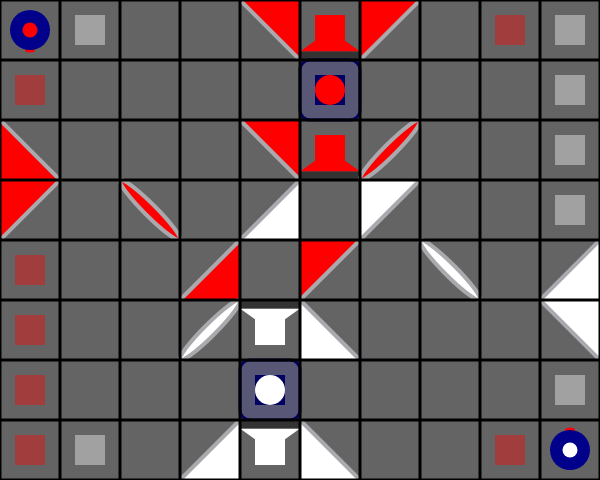
Frame 1 (no input)
Frame 60 (no input): identical to frame 1, image omitted
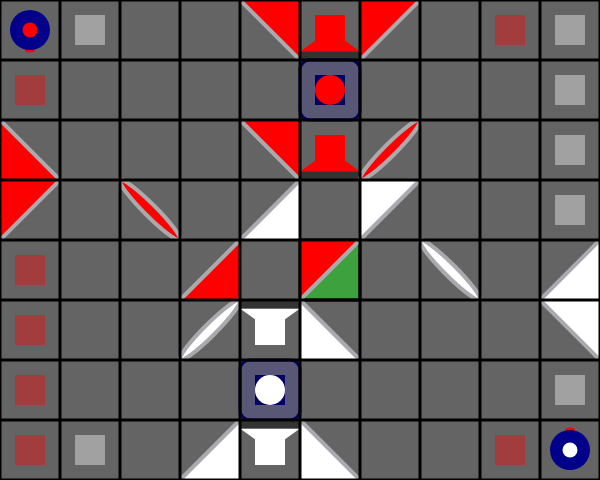
Frame 120 (the mouse pressed at the canvas centre since frame 60)

The p5.js sketch that drew these frames (run headless with seeded random() and noise() and a simulated clock; from frame 60 on, the mouse is pressed at the canvas centre):

// p5.js sketch
// ── sketch.js
var board,
  turnRed,
  tempOrient,
  l,
  peice,
  tempLoc,
  time = [[], []];
const scl = 60;

function setup(c) {
  createCanvas(scl * 10, scl * 8);
  let conf;
  if (c) {
    conf = c;
  } else {
    conf = grail;
  }
  board = null;
  turnRed = true;
  tempOrient = null;
  l = null;
  peice = null;
  tempLoc = null;
  board = read(conf);
  //double check
  stroke(0);
  noFill();
  strokeWeight(3);
}

function draw() {
  background(100);
  if (keyIsDown(32) && l) {
    showLaser();
  }
  if (peice) {
    push();
    fill(0, 255, 0, 100);
    square(peice[0] * scl, peice[1] * scl, scl);
    pop();
  }
  board.forEach((row, y) => {
    row.forEach((e, x) => {
      if ((x == 0 && y == 0) || (x == 9 && y == 7)) {
        let o;
        if (peice && tempOrient != null)
          o = x == peice[0] && y == peice[1] ? tempOrient : e;
        else o = e;
        push();
        translate(x * scl + scl / 2, y * scl + scl / 2);
        switch (o) {
          case 0:
            rotate(PI / 2 - PI * (x == 9));
            break;
          case 1:
            rotate(PI * (x == 9));
            break;
        }
        //draw emitter
        noStroke();
        fill(255, 0, 0);
        ellipse((scl - scl / 3) / 2, 0, 5, 10);
        fill(0, 0, 139);
        circle(0, 0, scl - scl / 3);
        fill(255, 255 * (x == 9), 255 * (x == 9));
        circle(0, 0, scl / 4);
        pop();
      } else if (e != "") {
        push();
        let t;
        if (tempOrient != null) t = (x == peice[0] && y == peice[1]) * 1;
        else if (tempLoc) {
          if (tempLoc.length == 2) t = (x == peice[0] && y == peice[1]) * 1;
          else {
            t =
              ((x == tempLoc[0] && y == tempLoc[1]) ||
                (x == peice[0] && y == peice[1])) * 1;
          }
        } else t = 0;
        t = map(t, 0, 1, 255, 150);
        translate(x * scl + scl / 2, y * scl + scl / 2);
        if (e[1] == "r") fill(255, 0, 0, t);
        else fill(255, t);
        noStroke();
        switch (e[0]) {
          case "d":
            // deflector
            rotate((e[2] * PI) / 2);
            triangle(scl / 2, -scl / 2, -scl / 2, -scl / 2, -scl / 2, scl / 2);
            stroke("#aaa9ad");
            strokeWeight(4);
            line(scl / 2, -scl / 2, -scl / 2, scl / 2);
            break;
          case "D":
            // defender
            rectMode(CENTER);
            square(0, 0, (3 * scl) / 6);
            switch (e[2]) {
              case "r":
                rotate(PI / 2);
                break;
              case "d":
                rotate(PI);
                break;
              case "l":
                rotate((3 * PI) / 2);
                break;
            }
            //default case is 'u' which requires no turning
            triangle(0, 0, -scl / 2, (-5 * scl) / 14, scl / 2, (-5 * scl) / 14); // -1/2+1/7 = -5/14
            rectMode(CORNER);
            fill(51);
            rect(-scl / 2, -scl / 2, scl, scl / 7);
            break;
          case "s":
            rotate(-PI / 4 + ((e[2] == "b") * PI) / 2);
            stroke(170, 169, 173);
            strokeWeight(4);
            ellipse(0, 0, scl / 5, scl * Math.sqrt(2));
            break;
          case "K":
            stroke(0, 0, 100);
            fill(0, 0, 255, 30);
            strokeWeight(3);
            square(-scl / 2, -scl / 2, scl, 10);
            rectMode(CENTER);
            noStroke();
            fill(0, 0, 100);
            square(0, 0, scl / 2);
            if (e[1] == "w") fill(255, t + 50);
            else fill(255, 0, 0, t + 50);
            circle(0, 0, scl / 2);
            break;
        }
        pop();
      } else {
        push();
        rectMode(CENTER);
        noStroke();
        switch (def_brd[y][x]) {
          case 1:
            fill(255, 0, 0, 100);
            square(x * scl + scl / 2, y * scl + scl / 2, scl / 2);
            break;
          case 2:
            fill(255, 100);
            square(x * scl + scl / 2, y * scl + scl / 2, scl / 2);
            break;
        }
        pop();
      }
    });
  });
  if (tempLoc) {
    push();
    let x = tempLoc[0],
      y = tempLoc[1],
      e = board[peice[1]][peice[0]];
    translate(x * scl + scl / 2, y * scl + scl / 2);
    if (e[1] == "r") {
      fill(255, 0, 0);
    } else fill(255);
    noStroke();
    switch (e[0]) {
      case "d":
        // deflector
        rotate((e[2] * PI) / 2);
        triangle(scl / 2, -scl / 2, -scl / 2, -scl / 2, -scl / 2, scl / 2);
        stroke("#aaa9ad");
        strokeWeight(4);
        line(scl / 2, -scl / 2, -scl / 2, scl / 2);
        break;
      case "D":
        // defender
        rectMode(CENTER);
        square(0, 0, (3 * scl) / 6);
        switch (e[2]) {
          case "r":
            rotate(PI / 2);
            break;
          case "d":
            rotate(PI);
            break;
          case "l":
            rotate((3 * PI) / 2);
            break;
        }
        //default case is 'u' which requires no turning
        triangle(0, 0, -scl / 2, (-5 * scl) / 14, scl / 2, (-5 * scl) / 14); // -1/2+1/7 = -5/14
        rectMode(CORNER);
        fill(51);
        rect(-scl / 2, -scl / 2, scl, scl / 7);
        break;
      case "s":
        rotate(-PI / 4 + ((e[2] == "b") * PI) / 2);
        stroke(170, 169, 173);
        strokeWeight(4);
        ellipse(0, 0, scl / 5, scl * Math.sqrt(2));
        break;
      case "K":
        stroke(0, 0, 100);
        fill(0, 0, 255, 30);
        strokeWeight(3);
        square(-scl / 2, -scl / 2, scl, 10);
        // rectMode(CORNERS)
        // rect()
        rectMode(CENTER);
        noStroke();
        fill(0, 0, 100);
        square(0, 0, scl / 2);
        if (e[1] == "w") fill(255);
        else fill(255, 0, 0);
        circle(0, 0, scl / 2);
        break;
    }
    pop();
    if (tempLoc[2]) {
      push();
      let x = peice[0],
        y = peice[1],
        e = board[tempLoc[1]][tempLoc[0]];
      translate(x * scl + scl / 2, y * scl + scl / 2);
      if (e[1] == "r") {
        fill(255, 0, 0);
      } else fill(255);
      noStroke();
      switch (e[0]) {
        case "d":
          // deflector
          rotate((e[2] * PI) / 2);
          triangle(scl / 2, -scl / 2, -scl / 2, -scl / 2, -scl / 2, scl / 2);
          stroke("#aaa9ad");
          strokeWeight(4);
          line(scl / 2, -scl / 2, -scl / 2, scl / 2);
          break;
        case "D":
          // defender
          rectMode(CENTER);
          square(0, 0, (3 * scl) / 6);
          switch (e[2]) {
            case "r":
              rotate(PI / 2);
              break;
            case "d":
              rotate(PI);
              break;
            case "l":
              rotate((3 * PI) / 2);
              break;
          }
          //default case is 'u' which requires no turning
          triangle(0, 0, -scl / 2, (-5 * scl) / 14, scl / 2, (-5 * scl) / 14); // -1/2+1/7 = -5/14
          rectMode(CORNER);
          fill(51);
          rect(-scl / 2, -scl / 2, scl, scl / 7);
          break;
        case "s":
          rotate(-PI / 4 + ((e[2] == "b") * PI) / 2);
          stroke(170, 169, 173);
          strokeWeight(4);
          ellipse(0, 0, scl / 5, scl * Math.sqrt(2));
          break;
        case "K":
          stroke(0, 0, 100);
          fill(0, 0, 255, 30);
          strokeWeight(3);
          square(-scl / 2, -scl / 2, scl, 10);
          // rectMode(CORNERS)
          // rect()
          rectMode(CENTER);
          noStroke();
          fill(0, 0, 100);
          square(0, 0, scl / 2);
          if (e[1] == "w") fill(255);
          else fill(255, 0, 0);
          circle(0, 0, scl / 2);
          break;
      }
      pop();
    }
  } else if (tempOrient != null) {
    push();
    let x = peice[0],
      y = peice[1],
      e = board[y][x],
      o = tempOrient;
    translate(x * scl + scl / 2, y * scl + scl / 2);
    if (e[1] == "r") {
      fill(255, 0, 0);
    } else fill(255);
    noStroke();
    switch (e[0]) {
      case "d":
        // deflector
        rotate((tempOrient * PI) / 2);
        triangle(scl / 2, -scl / 2, -scl / 2, -scl / 2, -scl / 2, scl / 2);
        stroke("#aaa9ad");
        strokeWeight(4);
        line(scl / 2, -scl / 2, -scl / 2, scl / 2);
        break;
      case "D":
        // defender
        rectMode(CENTER);
        square(0, 0, (3 * scl) / 6);
        switch (tempOrient) {
          case "r":
            rotate(PI / 2);
            break;
          case "d":
            rotate(PI);
            break;
          case "l":
            rotate((3 * PI) / 2);
            break;
        }
        //default case is 'u' which requires no turning
        triangle(0, 0, -scl / 2, (-5 * scl) / 14, scl / 2, (-5 * scl) / 14); // -1/2+1/7 = -5/14
        rectMode(CORNER);
        fill(51);
        rect(-scl / 2, -scl / 2, scl, scl / 7);
        break;
      case "s":
        rotate(-PI / 4 + ((tempOrient == "b") * PI) / 2);
        stroke(170, 169, 173);
        strokeWeight(4);
        ellipse(0, 0, scl / 5, scl * Math.sqrt(2));
    }
    pop();
  }
  for (let x = 0; x < 11; x++) {
    line(x * scl, 0, x * scl, height);
  }
  for (let y = 0; y < 9; y++) {
    line(0, y * scl, width, y * scl);
  }

  // noLoop()
}

function showLaser() {
  push();
  stroke(255, 0, 0, 200);
  strokeWeight(10);
  let p = l[0][0];
  for (let i = 1; i < l[0].length; i++) {
    let c = p;
    let x1 = p[0] * scl + scl / 2,
      y1 = p[1] * scl + scl / 2,
      x2 = l[0][i][0] * scl + scl / 2,
      y2 = l[0][i][1] * scl + scl / 2;
    line(x1, y1, x2, y2);
    p = l[0][i];
  }
  pop();
}

function emit() {
  let path = turnRed ? [[0, 0]] : [[9, 7]],
    x = turnRed ? 0 : 9,
    y = turnRed ? 0 : 7,
    d = turnRed ? board[0][0] : board[7][9] + 2;
  for (;;) {
    switch (d) {
      case 0:
        y += 1;
        break;
      case 1:
        x += 1;
        break;
      case 2:
        y -= 1;
        break;
      case 3:
        x -= 1;
        break;
    }
    if (y >= 8 || x >= 10 || y < 0 || x < 0) {
      switch (d) {
        case 0:
          y += 1;
          break;
        case 1:
          x += 1;
          break;
        case 2:
          y -= 1;
          break;
        case 3:
          x -= 1;
          break;
      }
      path.push([x, y]);
      return [path, false];
    }
    if (board[y][x] != "" && typeof board[y][x] == "string") {
      let e = board[y][x];
      path.push([x, y]);
      switch (e[0]) {
        case "d":
          let o = e[2];
          switch (d) {
            case 0:
              if (o == 3) d = 1;
              else if (o == 2) d = 3;
              else return [path, true];
              break;
            case 1:
              if (o == 1) d = 0;
              else if (o == 2) d = 2;
              else return [path, true];
              break;
            case 2:
              if (o == 0) d = 1;
              else if (o == 1) d = 3;
              else return [path, true];
              break;
            case 3:
              if (o == 3) d = 2;
              else if (o == 0) d = 0;
              else return [path, true];
              break;
          }
          break;
        case "s":
          if (e[2] == "a") {
            switch (d) {
              case 0:
                d = 1;
                break;
              case 1:
                d = 0;
                break;
              case 2:
                d = 3;
                break;
              case 3:
                d = 2;
                break;
            }
          } else {
            switch (d) {
              case 0:
                d = 3;
                break;
              case 1:
                d = 2;
                break;
              case 2:
                d = 1;
                break;
              case 3:
                d = 0;
                break;
            }
          }
          break;
        case "D":
          switch (e[2]) {
            case "u":
              if (d == 0) return [path, false];
              else return [path, true];
            case "r":
              if (d == 3) return [path, false];
              else return [path, true];
            case "d":
              if (d == 2) return [path, false];
              else return [path, true];
            case "l":
              if (d == 1) return [path, false];
              else return [path, true];
          }
          break;
        case "K":
          return [path, true];
      }
    }
  }
}

function keyPressed() {
  switch (keyCode) {
    case 32:
      if (tempLoc) {
        if (tempLoc.length == 2) {
          let e = board[peice[1]][peice[0]];
          board[tempLoc[1]][tempLoc[0]] = e;
          board[peice[1]][peice[0]] = "";
        } else {
          let e = board[peice[1]][peice[0]];
          board[peice[1]][peice[0]] = board[tempLoc[1]][tempLoc[0]];
          board[tempLoc[1]][tempLoc[0]] = e;
        }
        peice = null;
        tempLoc = null;
        l = emit();
      } else if (tempOrient != null) {
        if (
          (peice[0] == 0 && peice[1] == 0) ||
          (peice[0] == 9 && peice[1] == 7)
        ) {
          if (tempOrient != board[peice[1]][peice[0]]) {
            board[peice[1]][peice[0]] = tempOrient;
            tempOrient = null;
            peice = null;
            l = emit();
          }
          return;
        }
        if (!canOrient()) {
          return;
        }
        let e = board[peice[1]][peice[0]];
        board[peice[1]][peice[0]] = e[0] + e[1] + tempOrient;
        tempOrient = null;
        peice = null;
        l = emit();
      }
      break;
    case 38:
      if (peice) {
        let e = board[peice[1]][peice[0]];
        if (
          (peice[1] == 0 && peice[0] == 0 && turnRed) ||
          (peice[0] == 9 && peice[1] == 7 && !turnRed)
        ) {
          if (tempOrient == null) tempOrient = e;
          if (tempOrient) tempOrient = 0;
          else tempOrient = 1;
          return;
        }
        if (!turn(e[1]) || e[0] == "K") return;
        tempLoc = null;
        if (e == "") return;
        switch (e[0]) {
          case "d":
            //deflector
            if (tempOrient != null) {
              tempOrient += 1;
              if (tempOrient == 4) {
                tempOrient = 0;
              }
            } else {
              tempOrient = int(e[2]) + 1;
              if (tempOrient == 4) {
                tempOrient = 0;
              }
            }
            break;
          case "D":
            //defender
            let o = tempOrient == null ? e[2] : tempOrient;
            switch (o) {
              case "u":
                tempOrient = "r";
                break;
              case "r":
                tempOrient = "d";
                break;
              case "d":
                tempOrient = "l";
                break;
              case "l":
                tempOrient = "u";
                break;
            }
            break;
          case "s":
            if (tempOrient == null) tempOrient = e[2];
            if (tempOrient == "a") tempOrient = "b";
            else tempOrient = "a";
            break;
        }
      }
      break;
    case 39:
      if (peice) {
        let e = board[peice[1]][peice[0]];
        if (
          (peice[1] == 0 && peice[0] == 0 && turnRed) ||
          (peice[0] == 9 && peice[1] == 7 && !turnRed)
        ) {
          if (tempOrient == null) tempOrient = e;
          if (tempOrient) tempOrient = 0;
          else tempOrient = 1;
          return;
        }
        if (!turn(e[1]) || e[0] == "K") return;
        tempLoc = null;
        if (e == "") return;
        switch (e[0]) {
          case "d":
            //deflector
            if (tempOrient != null) {
              tempOrient += 1;
              if (tempOrient == 4) {
                tempOrient = 0;
              }
            } else {
              tempOrient = int(e[2]) + 1;
              if (tempOrient == 4) {
                tempOrient = 0;
              }
            }
            break;
          case "D":
            //defender
            let o = tempOrient == null ? e[2] : tempOrient;
            switch (o) {
              case "u":
                tempOrient = "r";
                break;
              case "r":
                tempOrient = "d";
                break;
              case "d":
                tempOrient = "l";
                break;
              case "l":
                tempOrient = "u";
                break;
            }
            break;
          case "s":
            if (tempOrient == null) tempOrient = e[2];
            if (tempOrient == "a") tempOrient = "b";
            else tempOrient = "a";
            break;
        }
      }
      break;
    case 40:
      if (peice) {
        let e = board[peice[1]][peice[0]];
        if (
          (peice[1] == 0 && peice[0] == 0 && turnRed) ||
          (peice[0] == 9 && peice[1] == 7 && !turnRed)
        ) {
          if (tempOrient == null) tempOrient = e;
          if (tempOrient) tempOrient = 0;
          else tempOrient = 1;
          return;
        }
        if (!turn(e[1]) || e[0] == "K") return;
        tempLoc = null;
        if (e == "") return;
        switch (e[0]) {
          case "d":
            //deflector
            if (tempOrient != null) {
              tempOrient = tempOrient - 1;
              if (tempOrient == -1) tempOrient = 3;
            } else {
              tempOrient = int(e[2]) - 1;
              if (tempOrient == -1) {
                tempOrient = 3;
              }
            }
            break;
          case "D":
            //defender
            let o = tempOrient == null ? e[2] : tempOrient;
            switch (o) {
              case "u":
                tempOrient = "l";
                break;
              case "r":
                tempOrient = "u";
                break;
              case "d":
                tempOrient = "r";
                break;
              case "l":
                tempOrient = "d";
                break;
            }
            break;
          case "s":
            if (tempOrient == null) tempOrient = e[2];
            if (tempOrient == "a") tempOrient = "b";
            else tempOrient = "a";
            break;
        }
      }
      break;
    case 37:
      if (peice) {
        let e = board[peice[1]][peice[0]];
        if (
          (peice[1] == 0 && peice[0] == 0 && turnRed) ||
          peice[0] == 9 ||
          (peice[7] && !turnRed)
        ) {
          if (tempOrient == null) tempOrient = e;
          if (tempOrient) tempOrient = 0;
          else tempOrient = 1;
          return;
        }
        if (!turn(e[1]) || e[0] == "K") return;
        tempLoc = null;
        if (e == "") return;
        switch (e[0]) {
          case "d":
            //deflector
            if (tempOrient != null) {
              tempOrient = tempOrient - 1;
              if (tempOrient == -1) tempOrient = 3;
            } else {
              tempOrient = int(e[2]) - 1;
              if (tempOrient == -1) {
                tempOrient = 3;
              }
            }
            break;
          case "D":
            //defender
            let o = tempOrient == null ? e[2] : tempOrient;
            switch (o) {
              case "u":
                tempOrient = "l";
                break;
              case "r":
                tempOrient = "u";
                break;
              case "d":
                tempOrient = "r";
                break;
              case "l":
                tempOrient = "d";
                break;
            }
            break;
          case "s":
            if (tempOrient == null) tempOrient = e[2];
            if (tempOrient == "a") tempOrient = "b";
            else tempOrient = "a";
            break;
        }
      }
      break;
    case 49:
      setup(ace);
      break;
    case 50:
      setup(curiosity);
      break;
    case 51:
      setup(grail);
      break;
    case 52:
      setup(mercury);
      break;
    case 53:
      setup(sophie);
      break;
    case 70:
      console.log("https://www.youtube.com/watch?v=dQw4w9WgXcQ");
    case 9:
      console.log(board);
  }
}

function turn(c) {
  return (c == "r" && turnRed) || (c == "w" && !turnRed);
}

function canOrient() {
  let e = board[peice[1]][peice[0]];
  if (typeof e == "number") {
    return e != tempOrient;
  }
  switch (e[0]) {
    case "d":
      //deflector
      return (
        abs(tempOrient - int(e[2])) == 1 || abs(tempOrient - int(e[2])) == 3
      );
    case "D":
      //defender
      switch (e[2]) {
        case "u":
          return tempOrient == "l" || tempOrient == "r";
        case "r":
          return tempOrient == "u" || tempOrient == "d";
        case "d":
          return tempOrient == "l" || tempOrient == "r";
        case "l":
          return tempOrient == "u" || tempOrient == "d";
      }
    case "s":
      return e[2] != tempOrient;
  }
}

function mousePressed() {
  if (mouseX > width || mouseX < 0 || mouseY > height || mouseY < 0) return;
  else if (peice == null) {
    tempOrient = null;
    peice = [floor(mouseX / scl), floor(mouseY / scl)];
  } else move();
}

function move() {
  let x = floor(mouseX / scl),
    y = floor(mouseY / scl),
    e = board[peice[1]][peice[0]];
  if (e == "") {
    peice = [x, y];
    return;
  }
  if (board[y][x] != "") {
    let x_ = abs(x - peice[0]),
      y_ = abs(y - peice[1]),
      t =
        ((e[1] == "r") ^ (def_brd[y][x] == 2) || def_brd[y][x] == 0) &&
        !(turnRed ^ (e[1] == "r")) &&
        (board[y][x][0] == "D" || board[y][x][0] == "d");
    if (
      e[0] == "s" &&
      typeof board[y][x] == "string" &&
      x_ <= 1 &&
      y_ <= 1 &&
      (x_ == 1 || y_ == 1) &&
      t
    ) {
      //swap
      tempLoc = [x, y, true];
      return;
    }
    peice = [x, y];
    tempLoc = null;
    tempOrient = null;
    return;
  }
  let x_ = abs(x - peice[0]),
    y_ = abs(y - peice[1]),
    t =
      ((e[1] == "r") ^ (def_brd[y][x] == 2) || def_brd[y][x] == 0) &&
      !((e[1] == "r") ^ turnRed);

  if (x_ <= 1 && y_ <= 1 && (x_ == 1 || y_ == 1) && t) {
    tempOrient = null;
    tempLoc = [x, y];
  } else {
    tempOrient = null;
    tempLoc = null;
    peice = [x, y];
  }
}

function keyReleased() {
  switch (keyCode) {
    case 32:
      if (l) {
        turnRed = !turnRed;
        if (l[1]) {
          var p = l[0][l[0].length - 1];
          if (board[p[1]][p[0]][0] == "K") setup(grail);
          else board[p[1]][p[0]] = "";
        }
        l = null;
      }
  }
}

// ── config.js
const def_brd = [
  [1, 2, 0, 0, 0, 0, 0, 0, 1, 2],
  [1, 0, 0, 0, 0, 0, 0, 0, 0, 2],
  [1, 0, 0, 0, 0, 0, 0, 0, 0, 2],
  [1, 0, 0, 0, 0, 0, 0, 0, 0, 2],
  [1, 0, 0, 0, 0, 0, 0, 0, 0, 2],
  [1, 0, 0, 0, 0, 0, 0, 0, 0, 2],
  [1, 0, 0, 0, 0, 0, 0, 0, 0, 2],
  [1, 2, 0, 0, 0, 0, 0, 0, 1, 2],
]
const ace = "4DrdKr Drddr02/2dr17/3dw26/dr31dw11srasrb1dr01dw2/dr01dw21swbswa1dr31dw1/6dr03/7dw32/2dw2DwuKw Dwu4"

const curiosity = "4DrdKr Drdsrb2/91/3dw22dr33/dr3dw12dw0srb2dr0dw2/dr0dw22swbdr22dr3dw1/3dw12dr03/91/2swbDwuKw Dwu4"

const grail = "4dr1Drddr03/5Kr 4/dr33dr1Drdsrb3/dr01sra1dw21dw03/3dr21dr01swa1dw2/3swbDwudw33dw1/4Kw 5/3dw2Dwudw34"

const mercury = "h4dr1Kr dr02swb/5Drddr03/dr02srb1Drd4/dr33dw23dw11/1dr33dr03dw1/4Dwu1swb2dw2/3dw2Dwu5/srb2dw2Kw dw34h"

const sophie = "4Kr dw2dr03/3Drd1Drr3dw1/dr33dr1dr01swb1dw2/7sra2/2swa7/dr01srb1dw2dw33dw1/dr33Dwl1Dwu3/3dw2dr0Kw 4"

function read(config) {
  var ret = [
    ["", "", "", "", "", "", "", "", "", ""],
    ["", "", "", "", "", "", "", "", "", ""],
    ["", "", "", "", "", "", "", "", "", ""],
    ["", "", "", "", "", "", "", "", "", ""],
    ["", "", "", "", "", "", "", "", "", ""],
    ["", "", "", "", "", "", "", "", "", ""],
    ["", "", "", "", "", "", "", "", "", ""],
    ["", "", "", "", "", "", "", "", "", ""]
  ]
  let ind = 0
  if (config[0] == 'h') {
    ret[0][0] = 1
    ind++
  } else {
    ret[0][0] = 0
  }
  for (let y = 0; y < 8; y++) {
    for (let x = 0; x < 10; x++) {
      if (/\d/.test(config[ind])) {
        let spaces = int(config[ind])
        ind++
        x += spaces - 1
      } else {
        ret[y][x] = config[ind]+config[ind+1]+config[ind+2]
        ind += 3
      }
    }

    ind++
  }
  ret[7][9] = (config[config.length - 1] == 'h')*1
  return ret
}

//0 - no helic; 1 - red helic; 2 - white helic
// for emitter, 0- vertical axis, 1-horizontal axis
